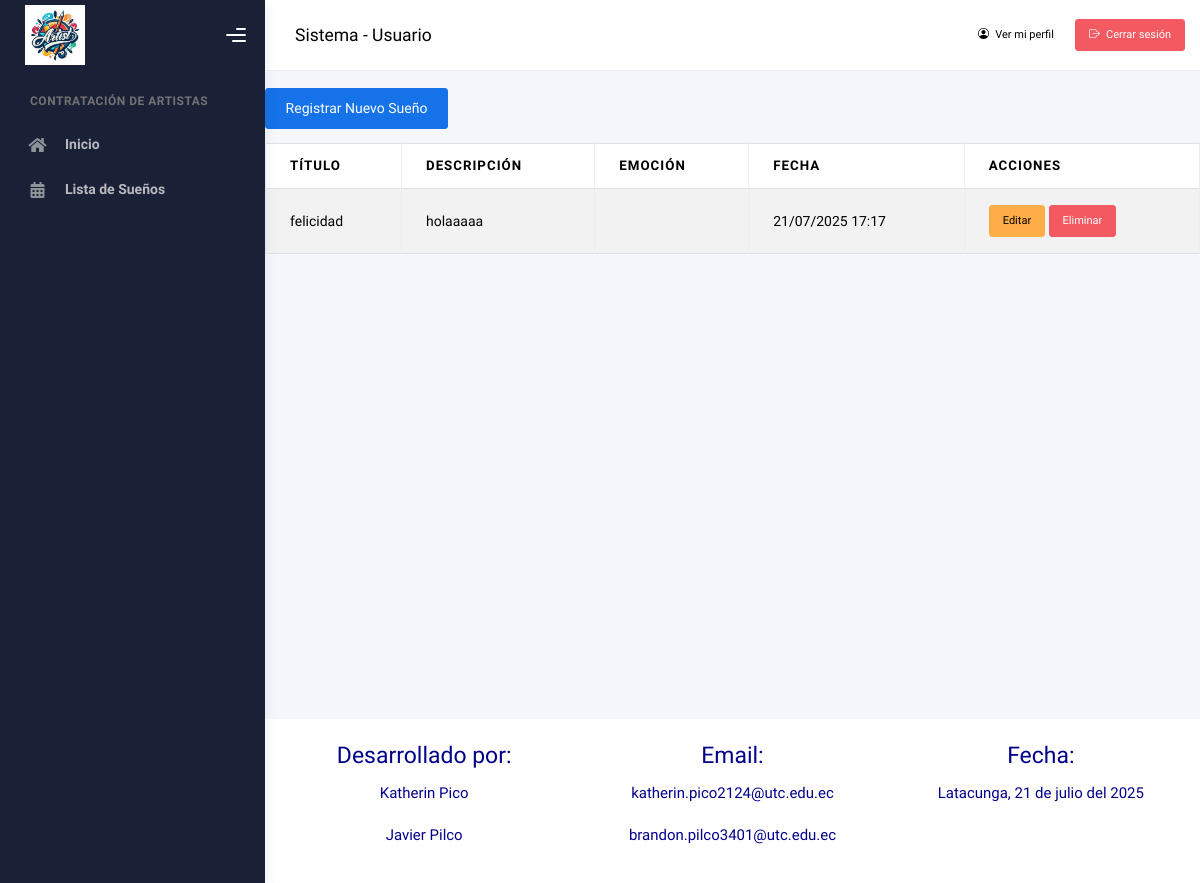
/usuario/suenos/ (signed in), run on the app's committed database.
### Aplicaciones/Sistema/models.py (models this page shows, shortened)
class Sueno(models.Model):
    usuario = models.ForeignKey(Usuario, on_delete=models.CASCADE, limit_choices_to={'rol': 'Usuario'})
    titulo = models.CharField(max_length=100)
    descripcion = models.TextField()
    emocion = models.ForeignKey(Emocion, on_delete=models.SET_NULL, null=True)
    fecha_creacion = models.DateTimeField(auto_now_add=True)
    class Meta:
        ordering = ['-fecha_creacion']

### Aplicaciones/Sistema/views.py (the view)
# urls.py: path('usuario/suenos/', views.listar_suenos, name='listar_suenos'),
def listar_suenos(request):
    usuario_id = request.session.get('usuario_id')
    if not usuario_id:
        return redirect('login')
    usuario = Usuario.objects.get(id=usuario_id)
    suenos = Sueno.objects.filter(usuario=usuario)
    return render(request, 'usuario/sueno/listarSuenos.html', {'suenos': suenos})

### Aplicaciones/Sistema/templates/usuario/sueno/listarSuenos.html (shortened to what this page needs)
{% extends 'usuario/plantilla.html' %}
{% load static %}
{% block contenido %}
<div class="container mt-5">
    <h2>Mis Sueños</h2>
    <a href="{% url 'nuevo_sueno' %}" class="btn btn-primary mb-3">Registrar Nuevo Sueño</a>
    <table class="table table-bordered table-striped">
        <thead>
            <tr>
                <th>Título</th>
                <th>Descripción</th>
                <th>Emoción</th>
                <th>Fecha</th>
                <th>Acciones</th>
            </tr>
        </thead>
        <tbody>
            {% for sueno in suenos %}
            <tr>
                <td>{{ sueno.titulo }}</td>
                <td>{{ sueno.descripcion }}</td>
                <td>{{ sueno.emocion.nombre }}</td>
                <td>{{ sueno.fecha_creacion|date:"d/m/Y H:i" }}</td>
                <td>
                    <a href="{% url 'editar_sueno' sueno.id %}" class="btn btn-warning btn-sm">Editar</a>
                    <a href="{% url 'eliminar_sueno' sueno.id %}" class="btn btn-danger btn-sm" onclick="return confirm('¿Estás seguro de eliminar este sueño?');">Eliminar</a>
                </td>
            </tr>
            {% empty %}
            <tr><td colspan="5">No has registrado sueños aún.</td></tr>
            {% endfor %}
        </tbody>
    </table>
</div>
{% endblock %}

### data on the page
Sueno: titulo "felicidad", descripcion "holaaaaa", fecha_creacion "21/07/2025 17:17"
